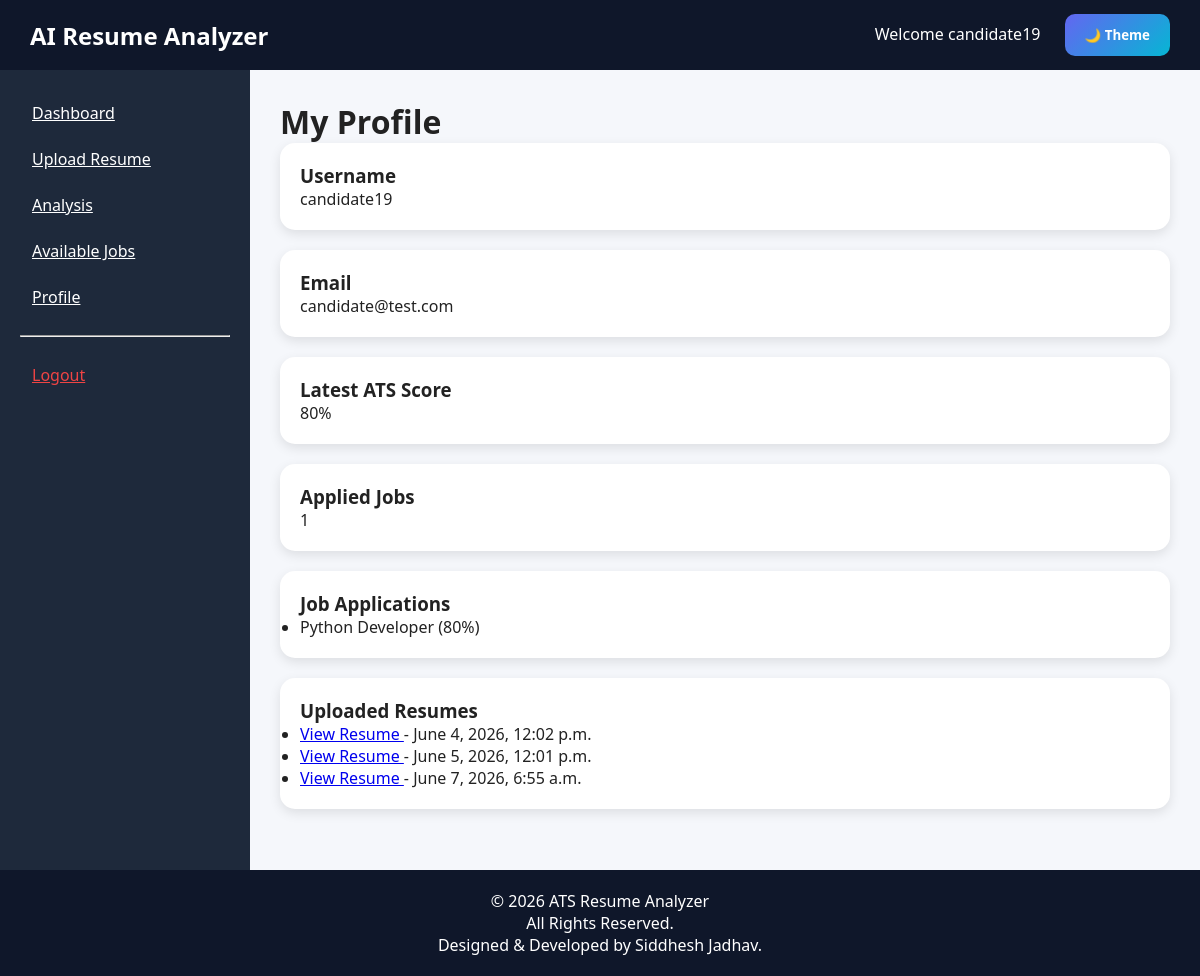
The app's page /profile/ (signed in) with its own data.
### accounts/models.py (models this page shows, shortened)
class User(AbstractUser):
    ROLE_CHOICES = (
        ('candidate', 'Candidate'),
        ('recruiter', 'Recruiter'),
        ('admin', 'Admin'),
    )
    role = models.CharField(
        max_length=20,
        choices=ROLE_CHOICES
    )

### jobs/models.py (models this page shows, shortened)
class Application(models.Model):
    candidate = models.ForeignKey(
        settings.AUTH_USER_MODEL,
        on_delete=models.CASCADE
    )
    job = models.ForeignKey(
        Job,
        on_delete=models.CASCADE
    )
    ats_score = models.IntegerField(
        default=0
    )
    applied_at = models.DateTimeField(
        auto_now_add=True
    )

class Job(models.Model):
    recruiter = models.ForeignKey(
        settings.AUTH_USER_MODEL,
        on_delete=models.CASCADE
    )
    title = models.CharField(
        max_length=200
    )
    description = models.TextField()
    created_at = models.DateTimeField(
        auto_now_add=True
    )

### resumes/models.py (models this page shows, shortened)
class Resume(models.Model):
    candidate = models.ForeignKey(
        settings.AUTH_USER_MODEL,
        on_delete=models.CASCADE
    )
    resume_file = models.FileField(
        upload_to='resumes/'
    )
    ats_score = models.IntegerField(
        default=0
    )
    uploaded_at = models.DateTimeField(
        auto_now_add=True
    )

### jobs/views.py (the view)
@login_required
def profile(request):
    applications = Application.objects.filter(
        candidate=request.user
    )
    resumes = Resume.objects.filter(
        candidate=request.user
    )
    latest_resume = resumes.last()
    score = 0
    if latest_resume:
        score = latest_resume.ats_score
    return render(
        request,
        'candidate/profile.html',
        {
            'applications': applications,
            'resumes': resumes,
            'score': score
        }
    )

### templates/candidate/profile.html (shortened to what this page needs)
{% extends 'layouts/base.html' %}
{% block content %}
<h1>My Profile</h1>
<div class="card">
    <h3>Username</h3>
    <p>{{ request.user.username }}</p>
</div>
<div class="card">
    <h3>Email</h3>
    <p>{{ request.user.email }}</p>
</div>
<div class="card">
    <h3>Latest ATS Score</h3>
    <p>{{ score }}%</p>
</div>
<div class="card">
    <h3>Applied Jobs</h3>
    <p>{{ applications.count }}</p>
</div>
<div class="card">
    <h3>Job Applications</h3>
    <ul>
    {% for application in applications %}
        <li>
            {{ application.job.title }}
            ({{ application.ats_score }}%)
        </li>
    {% empty %}
        <li>No applications yet.</li>
    {% endfor %}
    </ul>
</div>
<div class="card">
    <h3>
        Uploaded Resumes
    </h3>
    {% if resumes %}
        <ul>
        {% for resume in resumes %}
            <li>
                <a
                href="{{ resume.resume_file.url }}"
                target="_blank"
                >
                    View Resume
                </a>
                -
                {{ resume.uploaded_at }}
            </li>
        {% endfor %}
        </ul>
    {% else %}
        <p>
            No resumes uploaded yet.
        </p>
    {% endif %}
</div>
{% endblock %}

### templates/layouts/base.html (shortened to what this page needs)
<!DOCTYPE html>
<html lang="en">
<head>
{% load static %}
<link
rel="stylesheet"
href="{% static 'css/style.css' %}"
>
</head>
<body>
    {% include 'includes/navbar.html' %}
    <div class="main-wrapper">
        {% if user.is_authenticated %}
        {% include 'includes/sidebar.html' %}
        {% endif %}
        <div class="content">
            {% block content %}
            {% endblock %}
        </div>
    </div>
    {% include 'includes/footer.html' %}
</body>
</html>

### templates/includes/navbar.html
<nav
style="
height:70px;
background:#0f172a;
display:flex;
justify-content:space-between;
align-items:center;
padding:0 30px;
"
>
    <h2 style="color:white;">
        AI Resume Analyzer
    </h2>
    <div>
        <span
        style="
        color:white;
        margin-right:20px;
        "
        >
            Welcome
            {{ request.user.username }}
        </span>
        <button
        id="themeToggle"
        class="btn"
        >
            🌙 Theme
        </button>
    </div>
</nav>

### templates/includes/sidebar.html (shortened to what this page needs)
<div
style="
width:250px;
background:#1e293b;
padding:20px;
min-height:100vh;
"
>
{% if user.is_authenticated %}
  {% if request.user.role == 'candidate' %}
    <a href="/candidate-dashboard/"
    style="display:block;color:white;padding:12px;">
        Dashboard
    </a>
    <a href="/upload-resume/"
    style="display:block;color:white;padding:12px;">
        Upload Resume
    </a>
    <a href="/analysis/"
    style="display:block;color:white;padding:12px;">
        Analysis
    </a>
    <a href="/candidate-jobs/"
    style="display:block;color:white;padding:12px;">
        Available Jobs
    </a>
    <a href="/profile/"
    style="display:block;color:white;padding:12px;">
        Profile
    </a>
  {% endif %}
    <hr style="margin:15px 0;">
    <a href="/logout/"
    style="display:block;color:#ef4444;padding:12px;">
        Logout
    </a>
{% endif %}
</div>

### templates/includes/footer.html
<footer
style="
background:#0f172a;
color:white;
text-align:center;
padding:20px;
"
>
    <p>
        © 2026 ATS Resume Analyzer
    </p>
    <p>
        All Rights Reserved.
    </p>
    <p>
        Designed & Developed by Siddhesh Jadhav.
    </p>
</footer>

### static/css/style.css (style rules this page uses)
.btn { display:inline-block; padding:12px 25px; border:none; border-radius:8px; text-decoration:none; font-weight:bold; cursor:pointer; transition:0.3s; }
.card { background:white; padding:25px; border-radius:15px; box-shadow:0 4px 15px rgba(0,0,0,0.1); }

### templates/layouts/base.html (style rules this page uses)
* { margin:0; padding:0; box-sizing:border-box; font-family:'Segoe UI',sans-serif; }
body { background:#f5f7fb; color:#222; transition:0.3s; }
.main-wrapper { display:flex; min-height:calc(100vh - 70px); }
.content { flex:1; padding:30px; }
.card { background:white; padding:20px; border-radius:15px; margin-bottom:20px; box-shadow:0 4px 12px rgba(0,0,0,0.1); transition:0.3s; }
.btn { padding:12px 20px; border:none; border-radius:10px; cursor:pointer; color:white; background:linear-gradient( 135deg, #6366f1, #06b6d4 ); transition:0.3s; }

### records on screen
User: user.username "candidate19", user.email "candidate@test.com"
Application: job "Python Developer", ats_score "80"
Resume: uploaded_at "June 4, 2026, 12:02 p.m."
Resume: uploaded_at "June 5, 2026, 12:01 p.m."
Resume: uploaded_at "June 7, 2026, 6:55 a.m."

### other values on screen
{{ score }} "80"
{{ applications.count }} "1"
